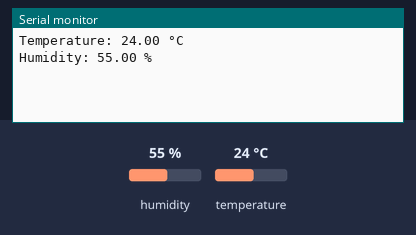
Simulated run of this sketch. Board: Arduino Uno, built with avr-gcc and run on an emulated ATmega328P. Parts: the last lines printed to the serial monitor. Inputs (shaded band) come from the test bench; at power-on: humidity 55 %, temperature 24 °C.

Above: at 1.3 s.
1.4 s: humidity set to 22 %
At 2.7 s:
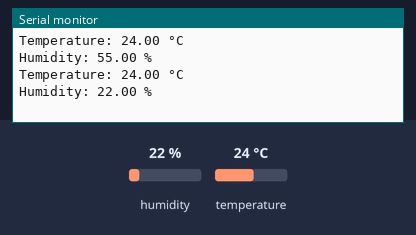
2.9 s: temperature set to 12 °C
At 3.5 s:
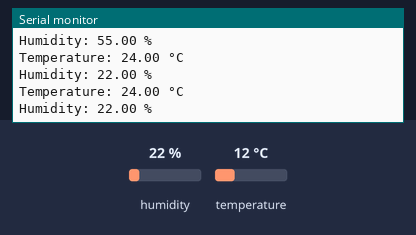
4.4 s: humidity set to 40 %
At 6.1 s:
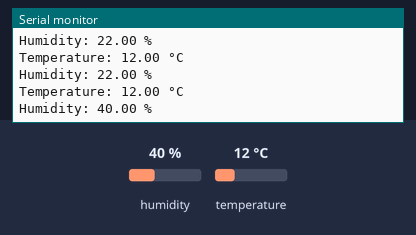
Timing chart, 0 to 7.6 s (numbered marks = the images above; inputs shaded):
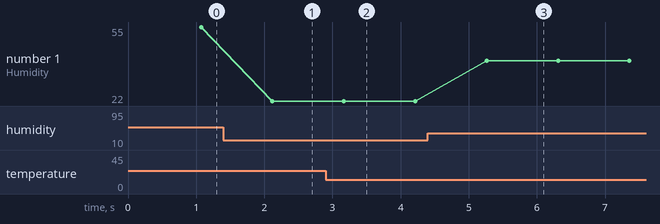

The sketch:

DHT11.ino
```cpp
#include <DHT11.h>
DHT11 dht(2);
float temperature =0;
float humidity =0;
void setup()
{
  Serial.begin(9600);

}
void loop()
{  temperature = dht.readTemperature(); // Read temperature in °C
   humidity = dht.readHumidity();       // Read humidity in %

  Serial.print("Temperature: ");
  Serial.print(temperature);
  Serial.println(" °C");
  Serial.print("Humidity: ");
  Serial.print(humidity);
  Serial.println(" %");
}
```

Measured:
- after the input at 1.4 s, the serial monitor: prints a new line after 0.72 s (image 1)
- after the input at 4.4 s, the serial monitor: prints a new line after 0.86 s (image 3)
- plotted number 1: 55 → 22 after the input at 1.4 s, 22 → 40 after the input at 4.4 s
